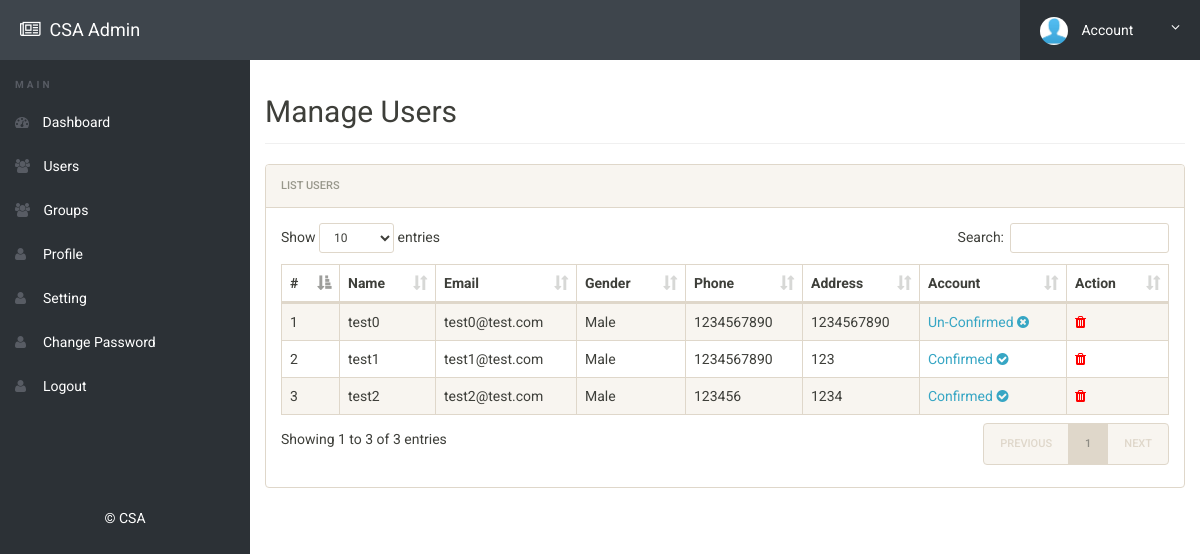
Page /admin/userlist.php (signed in) on the committed database.
### tables this page shows
CREATE TABLE `users` (
  `id` int(11) NOT NULL,
  `name` varchar(50) NOT NULL,
  `email` varchar(50) NOT NULL,
  `password` varchar(50) NOT NULL,
  `gender` varchar(50) NOT NULL,
  `mobile` varchar(50) NOT NULL,
  `designation` varchar(50) NOT NULL,
  `image` varchar(50) NOT NULL,
  `status` int(10) NOT NULL
);

### admin/userlist.php (the view, shortened to what this page needs)
<?php
include('includes/config.php');
if (strlen($_SESSION['alogin']) == 0) {
	header('location:index.php');
} else {
?>
	<!doctype html>
	<html lang="en" class="no-js">
	<head>
		<link rel="stylesheet" href="css/font-awesome.min.css">
		<link rel="stylesheet" href="css/bootstrap.min.css">
		<link rel="stylesheet" href="css/dataTables.bootstrap.min.css">
		<link rel="stylesheet" href="css/bootstrap-social.css">
		<link rel="stylesheet" href="css/bootstrap-select.css">
		<link rel="stylesheet" href="css/fileinput.min.css">
		<link rel="stylesheet" href="css/awesome-bootstrap-checkbox.css">
		<link rel="stylesheet" href="css/style.css">
	</head>
	<body>
		<?php include('includes/header.php'); ?>
		<div class="ts-main-content">
			<?php include('includes/leftbar.php'); ?>
			<div class="content-wrapper">
				<div class="container-fluid">
					<div class="row">
						<div class="col-md-12">
							<h2 class="page-title">Manage Users</h2>
							<div class="panel panel-default">
								<div class="panel-heading">List Users</div>
								<div class="panel-body">
									<table id="zctb" class="display table table-striped table-bordered table-hover" cellspacing="0" width="100%">
										<thead>
											<tr>
												<th>#</th>
												<th>Name</th>
												<th>Email</th>
												<th>Gender</th>
												<th>Phone</th>
												<th>Address</th>
												<th>Account</th>
												<th>Action</th>
											</tr>
										</thead>
										<tbody>
											<?php $sql = "SELECT * from  users ";
											$query = $dbh->prepare($sql);
											$query->execute();
											$results = $query->fetchAll(PDO::FETCH_OBJ);
											$cnt = 1;
											if ($query->rowCount() > 0) {
												foreach ($results as $result) {				?>
													<tr>
														<td><?php echo htmlentities($cnt); ?></td>
														<td><?php echo htmlentities($result->name); ?></td>
														<td><?php echo htmlentities($result->email); ?></td>
														<td><?php echo htmlentities($result->gender); ?></td>
														<td><?php echo htmlentities($result->mobile); ?></td>
														<td><?php echo htmlentities($result->designation); ?>
														<td>
															<?php if ($result->status == 1) { ?>
																<a href="userlist.php?confirm=<?php echo htmlentities($result->id); ?>" onclick="return confirm('Do you really want to Un-Confirm the Account')">Confirmed
																	<i class="fa fa-check-circle"></i></a>
															<?php } else { ?>
																<a href="userlist.php?unconfirm=<?php echo htmlentities($result->id); ?>" onclick="return confirm('Do you really want to Confirm the Account')">Un-Confirmed
																	<i class="fa fa-times-circle"></i></a>
															<?php } ?>
														</td>
														</td>
														<td>
															<a href="userlist.php?del=<?php echo $result->id; ?>&name=<?php echo htmlentities($result->email); ?>" onclick="return confirm('Do you want to Delete');"><i class="fa fa-trash" style="color:red"></i></a>&nbsp;&nbsp;
														</td>
													</tr>
											<?php $cnt = $cnt + 1;
												}
											} ?>
										</tbody>
									</table>
								</div>
							</div>
						</div>
					</div>
				</div>
			</div>
		</div>
	</body>
	</html>
<?php } ?>

### admin/css/style.css (style rules this page uses)
html { font-size: 14px; }
@media only screen and (min-width: 480px) { html { font-size: 17px; } }
@media only screen and (min-width: 768px) { html { font-size: 14px; } }
body { font-size: 1em; }
a { color: #37a6c4; }
.panel { overflow: hidden; }
.page-title { padding-bottom: 15px; margin-bottom: 20px; border-bottom: 1px solid #f0f0f0; }
.ts-main-content .content-wrapper { padding-top: 15px; margin-top: 60px; }
@media only screen and (min-width: 992px) { .ts-main-content .content-wrapper { margin-left: 250px; } }

### rows in the picture
users: name "test0", email "test0@test.com", gender "Male", mobile "1234567890", designation "1234567890"
users: name "test1", email "test1@test.com", gender "Male", mobile "1234567890", designation "123"
users: name "test2", email "test2@test.com", gender "Male", mobile "123456", designation "1234"
